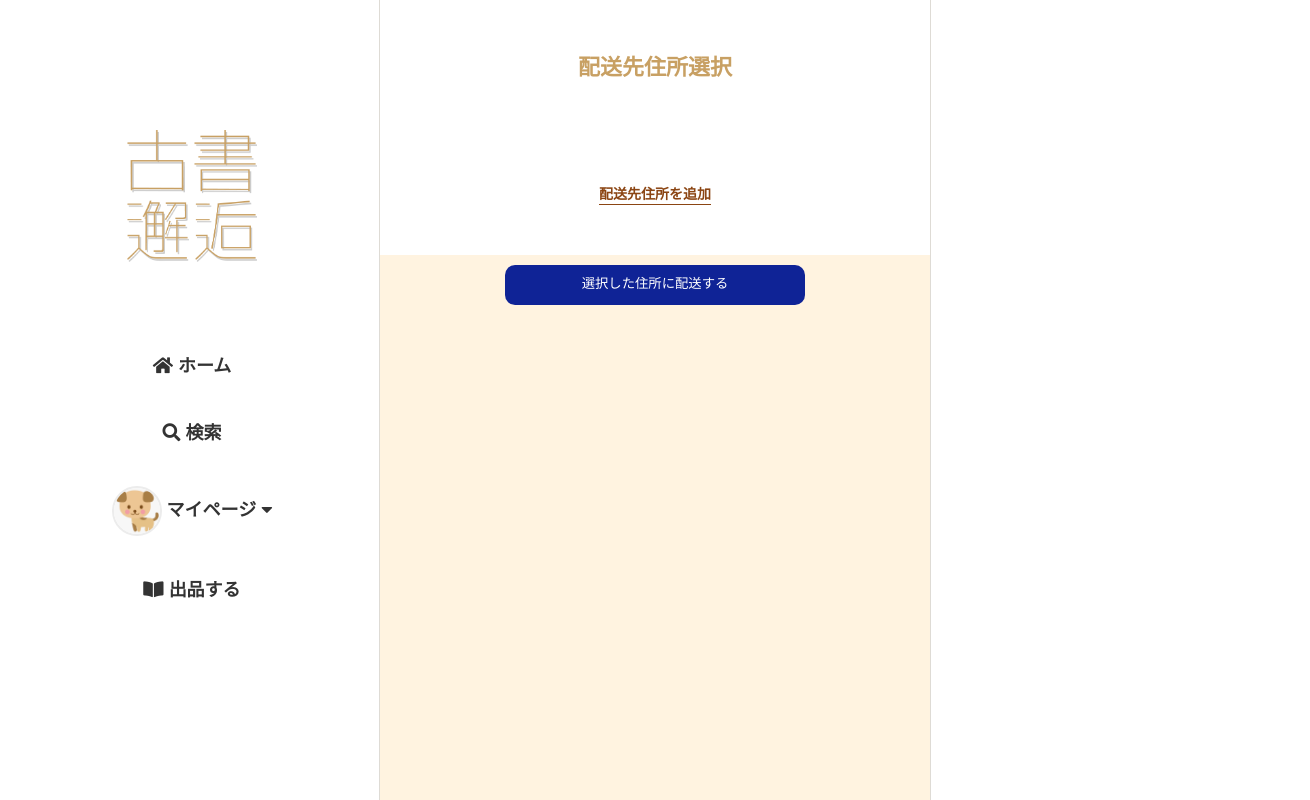
The app's page /mypage/shippingaddress (signed in), older data.
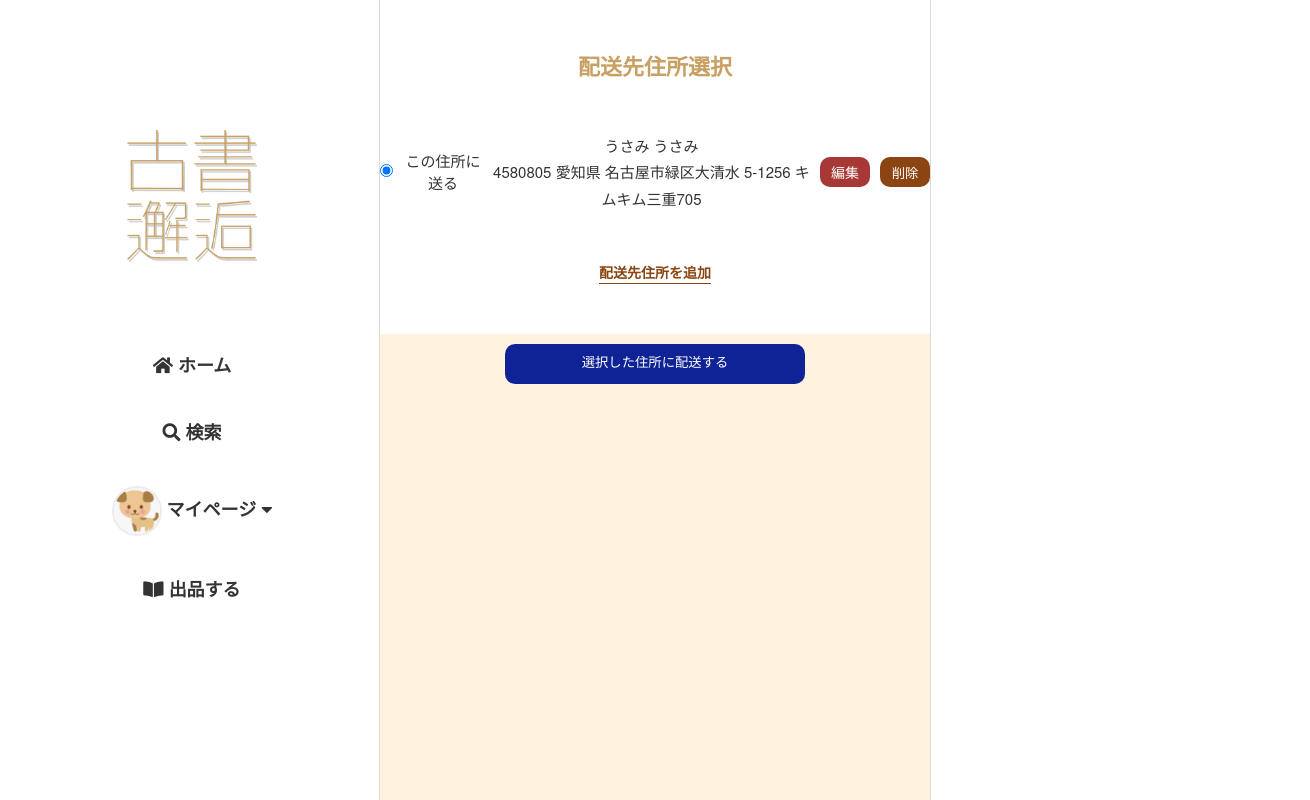
The same page, newer data.
### flmapp/models/user.py (models this page shows, shortened)
class ShippingAddress(db.Model):
    __tablename__ = 'ShippingAddress'
    __table_args__ = (CheckConstraint('update_at >= create_at'),)
    ShippingAddress_id = db.Column(db.Integer, primary_key=True)
    User_id = db.Column(db.Integer, db.ForeignKey('User.User_id'), nullable=False)
    last_name = db.Column(db.String(255), nullable=False)
    first_name = db.Column(db.String(255), nullable=False)
    last_name_kana = db.Column(db.String(255), nullable=False)
    first_name_kana = db.Column(db.String(255), nullable=False)
    zip_code = db.Column(db.Integer, nullable=False)
    prefecture = db.Column(db.String(64), nullable=False)
    address1 = db.Column(db.String(255), nullable=False)
    address2 = db.Column(db.String(255), nullable=False)
    address3 = db.Column(db.String(255))
    create_at = db.Column(db.DateTime, default=datetime.now, nullable=False)
    update_at = db.Column(db.DateTime, default=datetime.now, nullable=False)
    @classmethod
    def search_shippingaddress(cls, ShippingAddress_id):
        return cls.query.get(ShippingAddress_id)
    @classmethod
    def select_shippingaddresses_by_user_id(cls):
        return cls.query.filter_by(User_id = current_user.get_id()).all()

### flmapp/views/mypage.py (the view)
@bp.route('/shippingaddress', methods=['GET', 'POST'])
@login_required # ログインしていないと表示できないようにする
def shippingaddress():
    form = ShippingAddressForm(request.form, ShippingAddress_id=current_user.default_ShippingAddress_id)
    delete_form = HiddenShippingAddressDeleteForm(request.form)
    shippingaddresses = ShippingAddress.select_shippingaddresses_by_user_id()
    if shippingaddresses:
        form.ShippingAddress_id.choices += [(int(shippingaddress.ShippingAddress_id),'この住所に送る') for shippingaddress in shippingaddresses]
    if request.method=='POST' and form.validate():
        with db.session.begin(subtransactions=True):
            current_user.default_ShippingAddress_id = form.ShippingAddress_id.data
        db.session.commit()
        flash('配送先住所を設定しました。')
    return render_template('mypage/shippingaddress.html', form=form, delete_form=delete_form, shippingaddresses=shippingaddresses)

### flmapp/forms/mypage.py (shortened to what this page needs)
class ShippingAddressForm(FlaskForm):
    ShippingAddress_id = RadioField('配送先住所', choices=[], coerce=int)
    submit = SubmitField('選択した住所に配送する')

class HiddenShippingAddressDeleteForm(FlaskForm):
    ShippingAddress_id = HiddenField()
    submit = SubmitField('削除')

### flmapp/models/user.py (called while the page is built)
@login_manager.user_loader
def load_user(user_id):
    return User.query.get(user_id)

    def get_id(self):
        return (self.User_id)

### flmapp/views/mypage.py (called while the page is built)
@bp.context_processor
def shippingaddresses_processor():
    def search_shippingaddress(ShippingAddress_id):
        shippingaddress = ShippingAddress.search_shippingaddress(ShippingAddress_id)
        return shippingaddress
    return dict(search_shippingaddress=search_shippingaddress)

@bp.context_processor
def credit_processor():
    def search_credit(Credit_id):
        """クレジット情報レコードを返す"""
        credit = Credit.search_credit(Credit_id)
        return credit
    return dict(search_credit=search_credit)

@bp.context_processor
def likes_count_processor():
    def likes_count(sell_id):
        """いいねの数をカウントして返す"""
        all_likes = Likes.select_likes_by_sell_id(sell_id)
        return len(all_likes)
    return dict(likes_count=likes_count)

### flmapp/templates/mypage/shippingaddress.html (shortened to what this page needs)
{% from "_formhelpers.html" import render_field %}
{% extends "base02.html" %}
{% block head %}
<link rel="stylesheet" type="text/css" href="{{ url_for('static', filename='css/mypage/shippingaddress.css')}}">
{% endblock %}
{% block content %}
<div class="base2-wrap">
<h1>配送先住所選択</h1>
<table>
{% for field in form.ShippingAddress_id %}
    {% set shippingaddress = search_shippingaddress(field.data) %}
    <tr>
        <td class="pd-r-1">{{ field(form="choice") }}</td>
        <td class="pd-r-1">{{ field.label }}</td>
        <td>
            <div class="pd-r-1">
                <p>
                    {{ shippingaddress.last_name }}
                    {{ shippingaddress.first_name }}
                </p>
                <p>
                    {{ shippingaddress.zip_code }}
                    {{ shippingaddress.prefecture }}
                    {{ shippingaddress.address1 }}
                    {{ shippingaddress.address2 }}
                    {{ shippingaddress.address3 }}
                </p>
            </div>
        </td>
        <td><div class="edit mg-r-1"><a href="{{ url_for('mypage.shippingaddress_edit', shippingaddress_id=shippingaddress.ShippingAddress_id) }}">編集</a></div></td>
        <td>
            <form method="POST" action="{{url_for('mypage.shippingaddress_delete')}}">
                <div>
                    {{ delete_form.submit(id="delete") }}
                </div>
            </form>
        </td>
    </tr>
{% endfor %}
</table>
<div class="pd-tb-5">
    {% if shippingaddresses|length < 5 %}
        <a class="address" href="{{ url_for('mypage.shippingaddress_register') }}">配送先住所を追加</a>
    {% else %}
        <P>※配送先住所は5件以上登録できません。</P>
    {% endif %}
</div>
</div>
<div class="mg-tb-1 txt-center">
    {{ form.submit(form="choice") }}
</div>
{% endblock %}

Row changes from the older to the newer data that the page shows:
added ShippingAddress: last_name "うさみ", first_name "うさみ", zip_code "4580805", prefecture "愛知県", address1 "名古屋市緑区大清水", address2 "5-1256", address3 "キムキム三重705"
Text that changed along with them:
new list line: "☑ この住所に送る この住所に送る 編集 削除"
